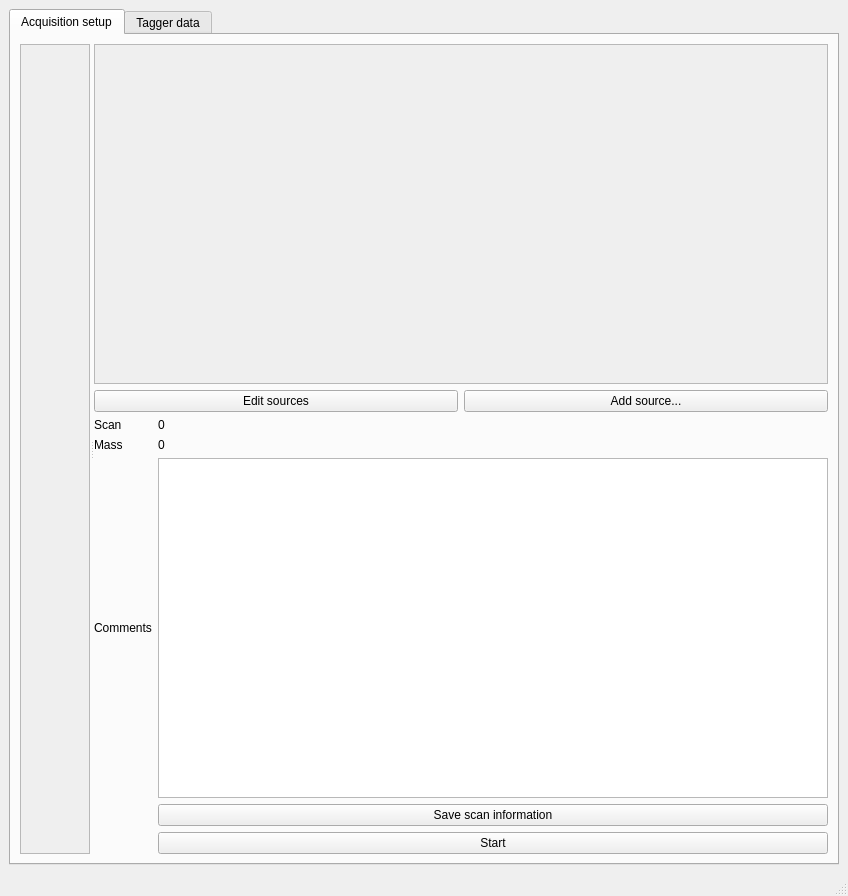
<?xml version="1.0" encoding="UTF-8"?>
<ui version="4.0">
 <class>MainWindow</class>
 <widget class="QMainWindow" name="MainWindow">
  <property name="geometry">
   <rect>
    <x>0</x>
    <y>0</y>
    <width>848</width>
    <height>896</height>
   </rect>
  </property>
  <property name="windowTitle">
   <string>Scan control</string>
  </property>
  <widget class="QWidget" name="centralwidget">
   <layout class="QGridLayout" name="gridLayout_2">
    <item row="0" column="2">
     <widget class="QTabWidget" name="tabWidget">
      <property name="currentIndex">
       <number>0</number>
      </property>
      <widget class="QWidget" name="tab">
       <attribute name="title">
        <string>Acquisition setup</string>
       </attribute>
       <layout class="QGridLayout" name="gridLayout">
        <item row="0" column="0">
         <widget class="QSplitter" name="splitter_2">
          <property name="orientation">
           <enum>Qt::Horizontal</enum>
          </property>
          <widget class="QScrollArea" name="scrollArea_2">
           <property name="widgetResizable">
            <bool>true</bool>
           </property>
           <widget class="QWidget" name="scrollAreaWidgetContents_2">
            <property name="geometry">
             <rect>
              <x>0</x>
              <y>0</y>
              <width>397</width>
              <height>791</height>
             </rect>
            </property>
            <layout class="QGridLayout" name="gridLayout_3">
             <item row="0" column="0">
              <layout class="QGridLayout" name="ScanOverviewLayout"/>
             </item>
            </layout>
           </widget>
          </widget>
          <widget class="QWidget" name="">
           <layout class="QGridLayout" name="gridLayout_6">
            <item row="6" column="1">
             <widget class="QPushButton" name="saveMetaDataButton">
              <property name="text">
               <string>Save scan information</string>
              </property>
             </widget>
            </item>
            <item row="5" column="0">
             <widget class="QLabel" name="label_2">
              <property name="text">
               <string>Comments</string>
              </property>
             </widget>
            </item>
            <item row="5" column="1">
             <widget class="QTextEdit" name="CommentsEdit"/>
            </item>
            <item row="4" column="0">
             <widget class="QLabel" name="label">
              <property name="text">
               <string>Mass</string>
              </property>
             </widget>
            </item>
            <item row="3" column="0">
             <widget class="QLabel" name="label_8">
              <property name="text">
               <string>Scan</string>
              </property>
             </widget>
            </item>
            <item row="7" column="1">
             <widget class="QPushButton" name="startButton">
              <property name="text">
               <string>Start</string>
              </property>
             </widget>
            </item>
            <item row="3" column="1">
             <widget class="QLabel" name="scanLabel">
              <property name="text">
               <string>0</string>
              </property>
             </widget>
            </item>
            <item row="4" column="1">
             <widget class="QLabel" name="massLabel">
              <property name="text">
               <string>0</string>
              </property>
             </widget>
            </item>
            <item row="0" column="0" colspan="2">
             <widget class="QScrollArea" name="sourcesWidget">
              <property name="widgetResizable">
               <bool>true</bool>
              </property>
              <widget class="QWidget" name="scrollAreaWidgetContents">
               <property name="geometry">
                <rect>
                 <x>0</x>
                 <y>0</y>
                 <width>398</width>
                 <height>327</height>
                </rect>
               </property>
               <layout class="QGridLayout" name="gridLayout_4">
                <item row="0" column="0" colspan="2">
                 <layout class="QGridLayout" name="sourcesLayout"/>
                </item>
               </layout>
              </widget>
             </widget>
            </item>
            <item row="1" column="0" rowspan="2" colspan="2">
             <layout class="QHBoxLayout" name="horizontalLayout">
              <item>
               <widget class="QPushButton" name="editSourcesButton">
                <property name="text">
                 <string>Edit sources</string>
                </property>
               </widget>
              </item>
              <item>
               <widget class="QPushButton" name="addSourceButton">
                <property name="text">
                 <string>Add source...</string>
                </property>
               </widget>
              </item>
             </layout>
            </item>
           </layout>
          </widget>
         </widget>
        </item>
       </layout>
      </widget>
      <widget class="QWidget" name="tab_2">
       <attribute name="title">
        <string>Tagger data</string>
       </attribute>
       <layout class="QGridLayout" name="gridLayout_5">
        <item row="0" column="0">
         <layout class="QGridLayout" name="gridlayout">
          <item row="3" column="1">
           <widget class="QDoubleSpinBox" name="rate_interval">
            <property name="minimum">
             <double>0.100000000000000</double>
            </property>
            <property name="singleStep">
             <double>0.100000000000000</double>
            </property>
            <property name="value">
             <double>0.500000000000000</double>
            </property>
           </widget>
          </item>
          <item row="4" column="0" colspan="5">
           <spacer name="horizontalSpacer">
            <property name="orientation">
             <enum>Qt::Horizontal</enum>
            </property>
            <property name="sizeHint" stdset="0">
             <size>
              <width>40</width>
              <height>20</height>
             </size>
            </property>
           </spacer>
          </item>
          <item row="2" column="5">
           <widget class="QSpinBox" name="tdc_stop">
            <property name="maximum">
             <number>99999</number>
            </property>
            <property name="value">
             <number>1000</number>
            </property>
           </widget>
          </item>
          <item row="2" column="4">
           <widget class="QLabel" name="label_4">
            <property name="text">
             <string>TDC stop:</string>
            </property>
           </widget>
          </item>
          <item row="2" column="3">
           <widget class="QSpinBox" name="tdc_start"/>
          </item>
          <item row="4" column="5">
           <widget class="QPushButton" name="clearButton">
            <property name="text">
             <string>Clear</string>
            </property>
           </widget>
          </item>
          <item row="3" column="3">
           <widget class="QDoubleSpinBox" name="tdc_bin">
            <property name="minimum">
             <double>0.010000000000000</double>
            </property>
            <property name="maximum">
             <double>999.000000000000000</double>
            </property>
            <property name="singleStep">
             <double>0.100000000000000</double>
            </property>
            <property name="value">
             <double>1.000000000000000</double>
            </property>
           </widget>
          </item>
          <item row="3" column="2">
           <widget class="QLabel" name="label_7">
            <property name="text">
             <string>Histogram dt (us)</string>
            </property>
           </widget>
          </item>
          <item row="2" column="0">
           <widget class="QLabel" name="label_5">
            <property name="text">
             <string>TDC trigger</string>
            </property>
           </widget>
          </item>
          <item row="2" column="1">
           <widget class="QDoubleSpinBox" name="tdc_trig">
            <property name="minimum">
             <double>-5.000000000000000</double>
            </property>
            <property name="maximum">
             <double>5.000000000000000</double>
            </property>
            <property name="singleStep">
             <double>0.010000000000000</double>
            </property>
            <property name="value">
             <double>-0.850000000000000</double>
            </property>
           </widget>
          </item>
          <item row="2" column="2">
           <widget class="QLabel" name="label_3">
            <property name="text">
             <string>TDC start:</string>
            </property>
           </widget>
          </item>
          <item row="3" column="0">
           <widget class="QLabel" name="label_6">
            <property name="text">
             <string>Rate plot interval</string>
            </property>
           </widget>
          </item>
          <item row="0" column="0" colspan="6">
           <widget class="QSplitter" name="splitter">
            <property name="orientation">
             <enum>Qt::Vertical</enum>
            </property>
            <widget class="PlotWidget" name="timePlot"/>
            <widget class="BinPlotWidget" name="tofPlot"/>
            <widget class="PlotWidget" name="freqPlot"/>
           </widget>
          </item>
         </layout>
        </item>
       </layout>
      </widget>
     </widget>
    </item>
   </layout>
  </widget>
  <widget class="QMenuBar" name="menubar">
   <property name="geometry">
    <rect>
     <x>0</x>
     <y>0</y>
     <width>848</width>
     <height>21</height>
    </rect>
   </property>
  </widget>
  <widget class="QStatusBar" name="statusbar"/>
  <action name="actionData_Sources">
   <property name="text">
    <string>Data Sources</string>
   </property>
  </action>
  <action name="actionData_Display">
   <property name="text">
    <string>Data Display</string>
   </property>
  </action>
  <action name="actionSave_Settings">
   <property name="text">
    <string>Save Settings</string>
   </property>
  </action>
 </widget>
 <customwidgets>
  <customwidget>
   <class>PlotWidget</class>
   <extends>QGraphicsView</extends>
   <header location="global">pyqtgraph</header>
  </customwidget>
  <customwidget>
   <class>BinPlotWidget</class>
   <extends>QGraphicsView</extends>
   <header location="global">GatePlotWidget</header>
  </customwidget>
 </customwidgets>
 <resources/>
 <connections/>
</ui>
